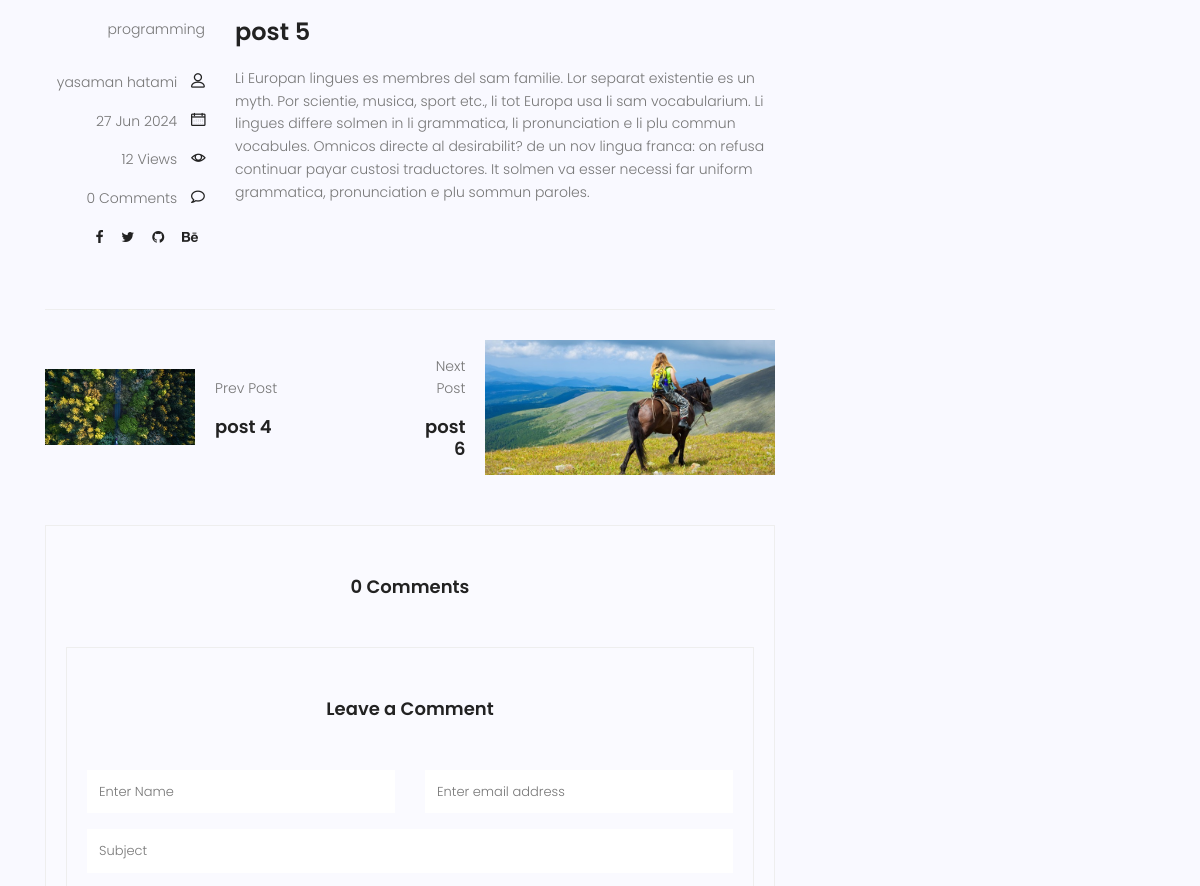
Page /blog/5/ (middle part) on the earlier database version.
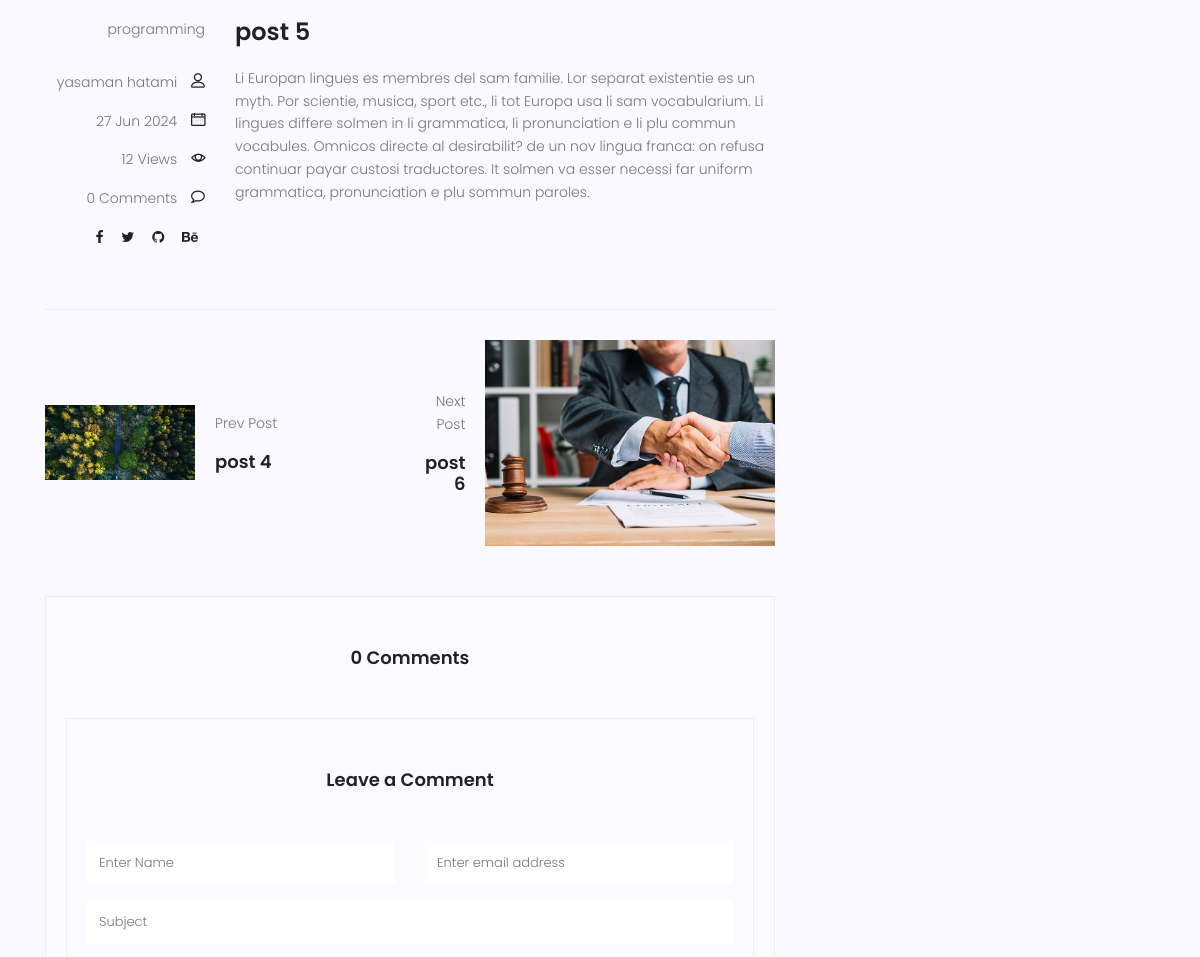
Same page on the later database version.
### blog/models.py (models this page shows, shortened)
class Post(models.Model):
    id = models.IntegerField(primary_key=True)
    image=models.ImageField(upload_to='blog/',default='blog/default.jpg')
    author=models.ForeignKey(User, on_delete=models.SET_NULL,null=True)
    title=models.CharField(max_length=225)
    content=models.TextField()
    tags = TaggableManager()
    category=models.ManyToManyField(category)
    counted_views= models.IntegerField(default=0)
    status=models.BooleanField(default=False)
    login_require = models.BooleanField(default=False)
    published_date=models.DateTimeField(null=True)
    created_date=models.DateTimeField(auto_now_add=True)
    updated_date=models.DateTimeField(auto_now=True)#2024-03-30 11:10:56.530638
    class Meta:
        ordering=['-published_date']

### blog/views.py (the view, shortened to what this page needs)
# urls.py: path('<int:pid>/',blog_single,name='single'),
def blog_single(request,pid):
    post=get_object_or_404(Post,id=pid,status=1,published_date__lte=timezone.now())
    post.counted_views=post.counted_views+1
    post.save()
    next_post = Post.objects.filter(id__gt=pid,published_date__lte=timezone.now(),status=1).last()
    previous_post = Post.objects.filter(id__lt=pid,published_date__lte=timezone.now(),status=1).first()
    if not post.login_require:
        comments = Comment.objects.filter(post=post.id,approved=True)
        form = CommentForm()
        context={'post':post,
                'next_post':next_post,
                'previous_post':previous_post,
                'comments':comments,
                'form':form,}
        return render(request,'blog/blog-single.html',context)
    else:
        return HttpResponseRedirect(reverse('accounts:login'))

### blog/forms.py
class CommentForm(forms.ModelForm):
    class Meta:
        model = Comment
        fields = ['post','name', 'email', 'subject','message']

### blog/models.py (called while the page is built)
    def __str__(self):
        return self.name

### blog/templatetags/blog_tags.py (called while the page is built)
@register.inclusion_tag('blog/blog-popular-post.html')
def latestposts(arg=2):
    posts=Post.objects.filter(status=1).order_by('published_date')[:arg]
    return {'posts':posts}

@register.inclusion_tag('blog/blog-post-categories.html')
def postcategories():
    posts=Post.objects.filter(status=1)
    categories=category.objects.all()
    cat_dict={}
    for name in categories:
        cat_dict[name]=posts.filter(category=name).count()
    return {'categories':cat_dict}

### templates/blog/blog-single.html (shortened to what the changed rows need)
{% extends 'base.html' %}
{% load static %}
{% load blog_tags %}
{% load humanize %}
{% block content %}
<section class="post-content-area single-post-area">
	<div class="container">
		<div class="row">
			<div class="col-lg-8 posts-list">
				<div class="navigation-area">
					<div class="row">
						<div
						{%if next_post%}
							class="col-lg-6 col-md-6 col-12 nav-right flex-row d-flex justify-content-end align-items-center">
							<div class="detials">
								<p>Next Post</p>
								<a href="{% url 'blog:single' next_post.id %}">
									<h4>{{next_post.title}}</h4>
								</a>
							</div>
							<div class="arrow">
								    <a href="{% url 'blog:single' next_post.id %}"></a>
							</div>
							<div class="thumb">
								<a href="{% url 'blog:single' next_post.id %}"><img class="img-fluid" src="{{next_post.image.url}}" alt=""></a>
							</div>
						{%endif%}
						</div>
					</div>
				</div>
		</div>
	</div>
</section>
{% endblock %}

Differences in the rows shown:
changed Post "post 6": image: picture added in place of a placeholder
